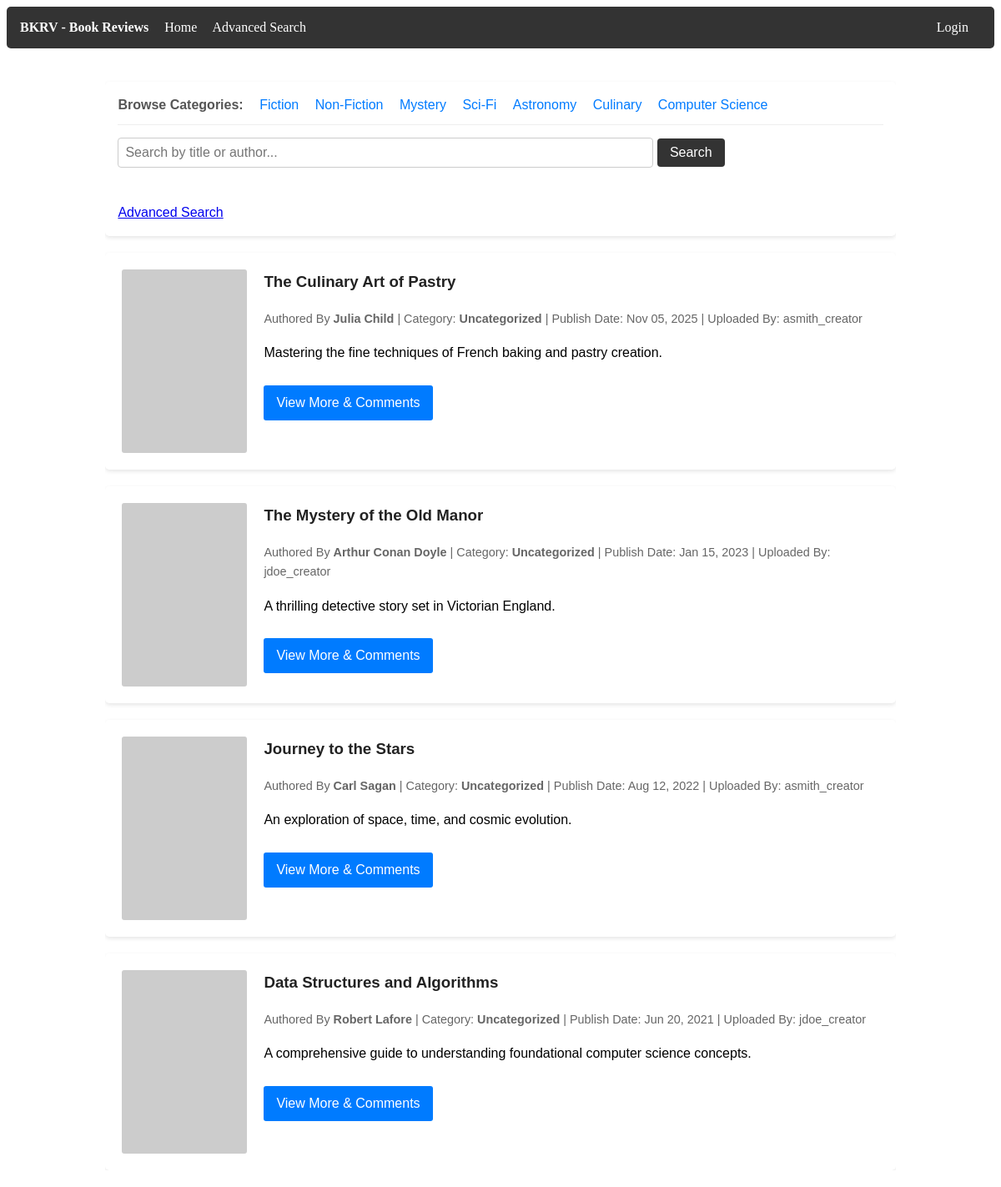
The app's page /NetBeansProject/HomePage.php, older data.
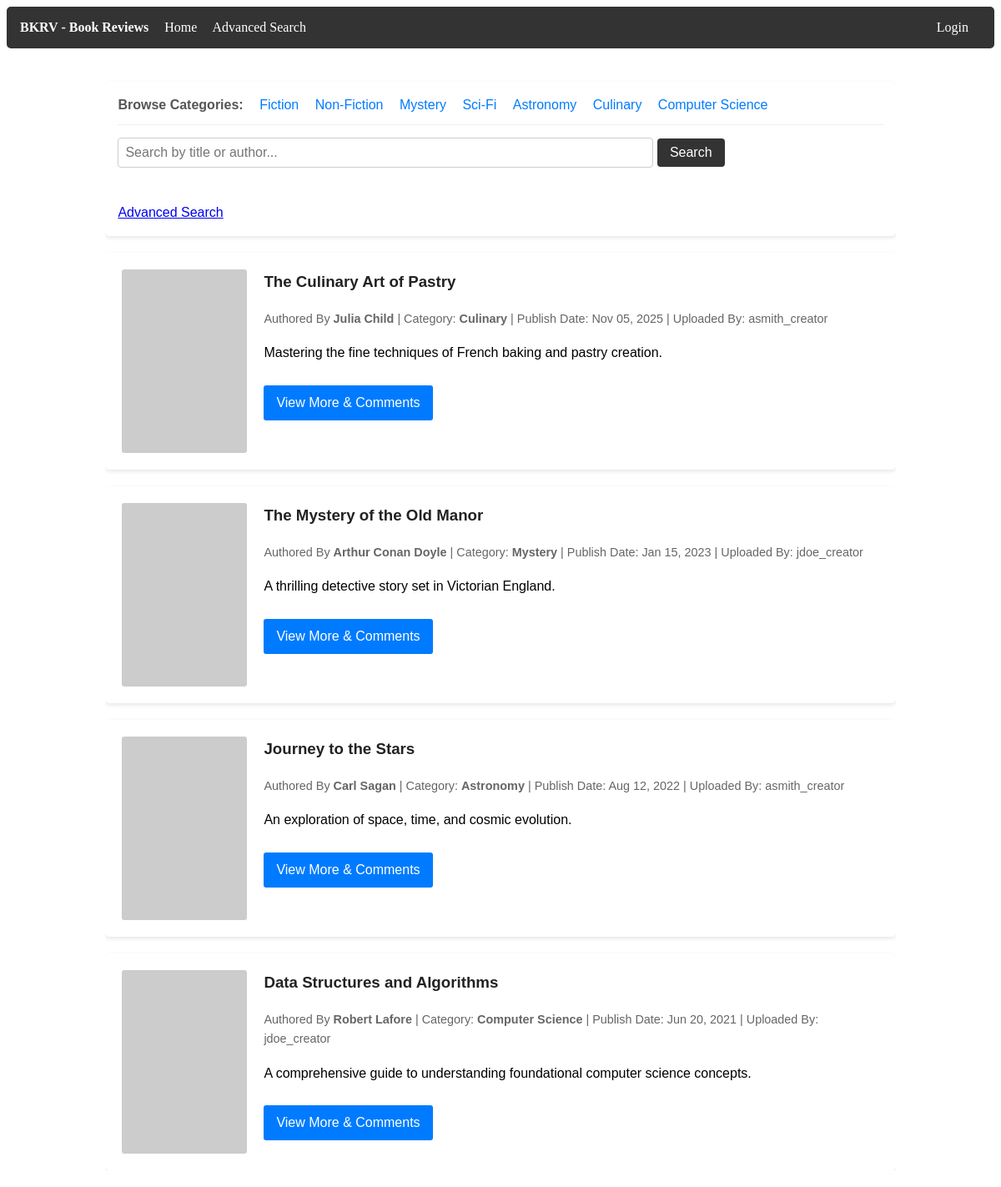
The same page, newer data.
### tables this page shows
CREATE TABLE dbProj_books
(
    book_id INT AUTO_INCREMENT NOT NULL,

    creator_id INT NULL,

    title VARCHAR(255) NOT NULL,
    author_name VARCHAR(255) NOT NULL,

    short_description VARCHAR(500) NOT NULL,

    category VARCHAR(100) NULL,

    image_url VARCHAR(255) NULL,
    media_url VARCHAR(255) NULL,

    publish_date DATETIME DEFAULT CURRENT_TIMESTAMP,

    created_at TIMESTAMP DEFAULT CURRENT_TIMESTAMP,
    updated_at TIMESTAMP DEFAULT CURRENT_TIMESTAMP
               ON UPDATE CURRENT_TIMESTAMP,

    PRIMARY KEY (book_id),

    INDEX idx_creator (creator_id),
    INDEX idx_author (author_name),
    INDEX idx_category (category),
    INDEX idx_publish_date (publish_date),

    FULLTEXT KEY fx_search_idx
    (
        title,
        author_name,
        short_description,
        category
    ),

    CONSTRAINT FK_dbProj_users_TO_dbProj_books
    FOREIGN KEY (creator_id)
    REFERENCES dbProj_users(user_id)
    ON DELETE SET NULL
    ON UPDATE CASCADE

);

CREATE TABLE dbProj_users
(
    user_id INT AUTO_INCREMENT NOT NULL,

    username VARCHAR(100) NOT NULL,
    email VARCHAR(100) NOT NULL,
    password VARBINARY(255) NOT NULL,

    role ENUM('Viewer','Creator','Admin')
         NOT NULL DEFAULT 'Viewer',

    created_at TIMESTAMP DEFAULT CURRENT_TIMESTAMP,

    PRIMARY KEY (user_id),

    UNIQUE KEY uq_username (username),
    UNIQUE KEY uq_email (email)

);

### NetBeansProject/HomePage.php (the view, shortened to what this page needs)
<?php
include 'PageHeader.php';
$pagination = 10;
$page = isset($_GET['page']) && is_numeric($_GET['page']) ? (int) $_GET['page'] : 1;
$search_query = isset($_GET['query']) ? trim($_GET['query']) : '';
$category_filter = isset($_GET['cat']) ? trim($_GET['cat']) : '';
$params = [];
$types = "";
$where_sql = "";
$offset = ($page - 1) * $pagination;
$query = "SELECT b.book_id, b.title, b.author_name, b.short_description, b.image_url, b.media_url, b.publish_date, b.category, u.username
          FROM dbProj_books b
          LEFT JOIN dbProj_users u ON b.creator_id = u.user_id"
        . $where_sql .
        " ORDER BY b.publish_date DESC
          LIMIT ? OFFSET ?";
$stmt = mysqli_prepare($conn, $query);
if ($stmt) {
    $final_params = $params;
    $final_params[] = $pagination;
    $final_params[] = $offset;
    $final_types = $types . "ii";
    mysqli_stmt_bind_param($stmt, $final_types, ...$final_params);
    mysqli_stmt_execute($stmt);
    $result = mysqli_stmt_get_result($stmt);
} else {
    die("Database query error: " . mysqli_error($conn));
}
?>
<div class="hp-container">
    <div class="hp-search-container">
        <div class="hp-category-header" style="margin-bottom: 15px; padding-bottom: 10px; border-bottom: 1px solid #eee;">
            <span style="font-weight: bold; margin-right: 15px; color: #555;">Browse Categories:</span>
            <a href="?cat=Fiction" style="margin-right: 15px; color: #007BFF; text-decoration: none; font-weight: <?php echo ($category_filter === 'Fiction') ? 'bold' : '500'; ?>;">Fiction</a>
            <a href="?cat=Non-Fiction" style="margin-right: 15px; color: #007BFF; text-decoration: none; font-weight: <?php echo ($category_filter === 'Non-Fiction') ? 'bold' : '500'; ?>;">Non-Fiction</a>
            <a href="?cat=Mystery" style="margin-right: 15px; color: #007BFF; text-decoration: none; font-weight: <?php echo ($category_filter === 'Mystery') ? 'bold' : '500'; ?>;">Mystery</a>
            <a href="?cat=Sci-Fi" style="margin-right: 15px; color: #007BFF; text-decoration: none; font-weight: <?php echo ($category_filter === 'Sci-Fi') ? 'bold' : '500'; ?>;">Sci-Fi</a>
            <a href="?cat=Astronomy" style="margin-right: 15px; color: #007BFF; text-decoration: none; font-weight: <?php echo ($category_filter === 'Astronomy') ? 'bold' : '500'; ?>;">Astronomy</a>
            <a href="?cat=Culinary" style="margin-right: 15px; color: #007BFF; text-decoration: none; font-weight: <?php echo ($category_filter === 'Culinary') ? 'bold' : '500'; ?>;">Culinary</a>
            <a href="?cat=Computer Science" style="color: #007BFF; text-decoration: none; font-weight: <?php echo ($category_filter === 'Computer Science') ? 'bold' : '500'; ?>;">Computer Science</a>
        </div>
        <form action="" method="GET">
            <input type="text" name="query" placeholder="Search by title or author..." value="<?php echo htmlspecialchars($search_query); ?>">
            <button type="submit">Search</button>
        </form>
        <br><a href="AdvancedSearchPage.php">Advanced Search</a>
    </div>
    <div class="hp-book-list">
        <?php
        if ($result && mysqli_num_rows($result) > 0):
            while ($row = mysqli_fetch_assoc($result)):
                $image_src = !empty($row['image_url']) ? htmlspecialchars($row['image_url']) : 'https://via.placeholder.com/150x220?text=No+Cover';
                ?>
                <div class="hp-book-card">
                    <img src="<?php echo $image_src; ?>" alt="<?php echo htmlspecialchars($row['title']); ?> Cover" class="hp-book-image">
                    <div class="hp-book-details">
                        <h3 class="hp-book-title"><?php echo htmlspecialchars($row['title']); ?></h3>
                        <div class="hp-meta-info">
                            Authored By <strong><?php echo htmlspecialchars($row['author_name']); ?></strong> |
                            Category: <strong><?php echo htmlspecialchars($row['category'] ?? 'Uncategorized'); ?></strong> |
                            Publish Date: <?php echo date('M d, Y', strtotime($row['publish_date'])); ?> |
                            Uploaded By: <?php echo htmlspecialchars($row['username'] ?? 'Anonymous'); ?>
                        </div>
                        <p><?php echo htmlspecialchars($row['short_description']); ?></p>
                        <a href="BookComments.php?id=<?php echo $row['book_id']; ?>" class="hp-view-more-btn">View More & Comments</a>
                    </div>
                </div>
                <?php
            endwhile;
        else:
            ?>
            <p>No books found matching your criteria.</p>
        <?php endif; ?>
    </div>
</div>

Row changes from the older to the newer data that the page shows:
changed dbproj_books "The Culinary Art of Pastry": category "Uncategorized" → "Culinary"
changed dbproj_books "The Mystery of the Old Manor": category "Uncategorized" → "Mystery"
changed dbproj_books "Journey to the Stars": category "Uncategorized" → "Astronomy"
changed dbproj_books "Data Structures and Algorithms": category "Uncategorized" → "Computer Science"
